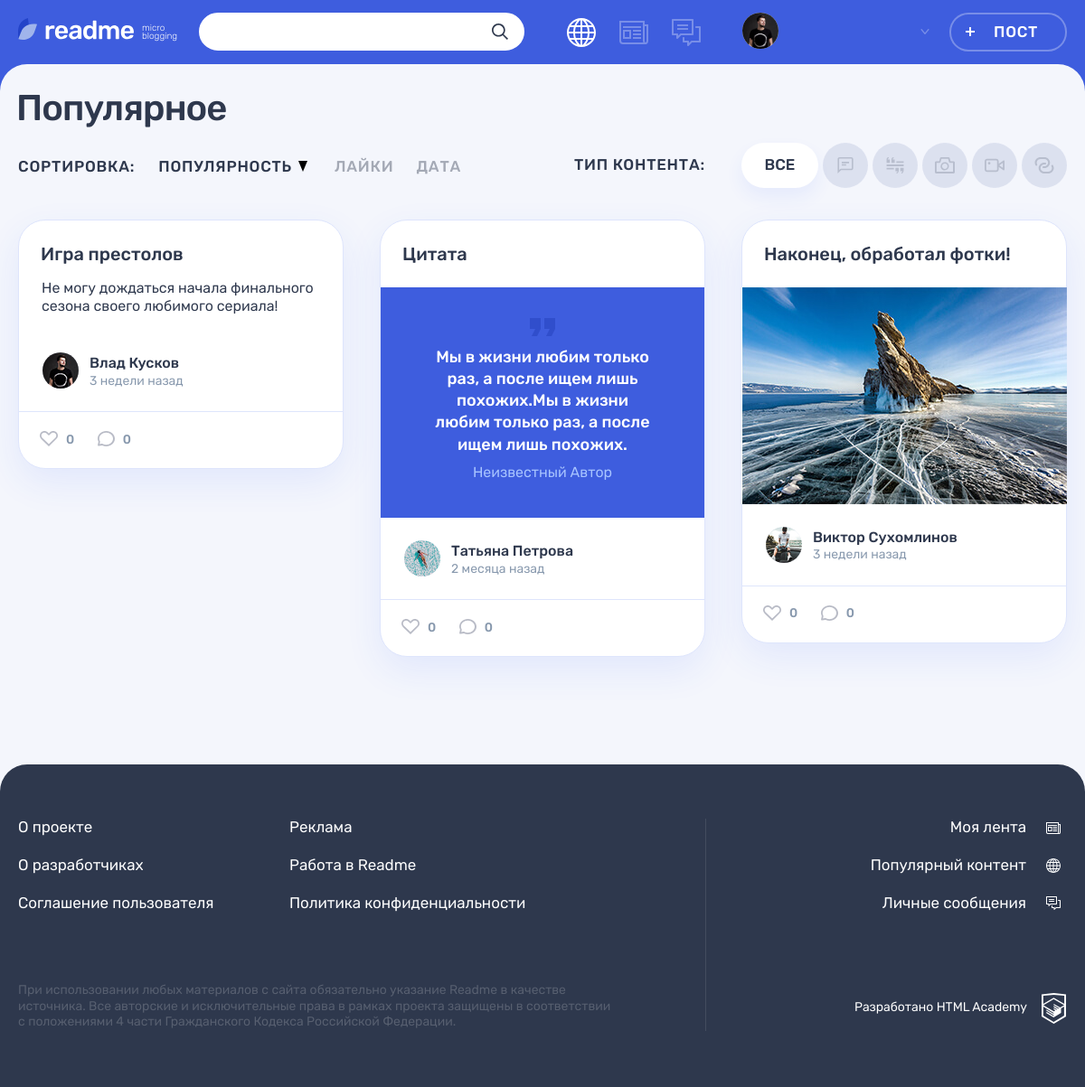
The page / on the database its author committed.
### tables this page shows
CREATE TABLE `types` (
  `id` int NOT NULL,
  `type` varchar(128) NOT NULL,
  `class_name` varchar(128) NOT NULL
);

CREATE TABLE `posts` (
  `id` int NOT NULL,
  `user_id` int NOT NULL,
  `type_id` int NOT NULL,
  `publictation_date` datetime NOT NULL DEFAULT CURRENT_TIMESTAMP,
  `title` text NOT NULL,
  `content` varchar(256) DEFAULT NULL,
  `author_quote` text,
  `img_path` varchar(128) DEFAULT NULL,
  `video_path` varchar(128) DEFAULT NULL,
  `site_path` varchar(128) DEFAULT NULL,
  `count_view` int DEFAULT NULL
);

CREATE TABLE `users` (
  `id` int NOT NULL,
  `dt_add` datetime NOT NULL DEFAULT CURRENT_TIMESTAMP,
  `email` varchar(128) NOT NULL,
  `login` varchar(64) NOT NULL,
  `password` char(32) NOT NULL,
  `avatar_path` varchar(128) DEFAULT NULL,
  `first_name` varchar(128) NOT NULL,
  `last_name` varchar(128) NOT NULL
);

### functions/db.php (called while the page is built, shortened)
<?php
function get_array_db(mysqli $connect, string $request): array
{
  $query =  mysqli_query($connect, $request);
  if($query == false) {
    print("Ошибка запроса в БД: " .  mysqli_error($connect));
    exit();
  }
  else {
    $array = mysqli_fetch_all($query, MYSQLI_ASSOC);
    return $array;
  }
};
function get_content_types(mysqli $connection): array
{
    $sql = "SELECT type, class_name FROM types";
    return get_array_db($connection, $sql);
}
function get_posts(mysqli $connection): array
{
    $sql = "SELECT
              posts.content,
              posts.title,
              posts.publictation_date,
              posts.author_quote,
              posts.img_path,
              posts.video_path,
              site_path,
              users.first_name,
              users.last_name,
              users.avatar_path,
              types.class_name
            FROM `posts`
            LEFT JOIN
              `users`
            ON
              posts.user_id = users.id
            LEFT JOIN
              `types`
            ON
              posts.type_id = types.id
            order by `count_view` DESC";
    return get_array_db($connection, $sql);
}

### templates/main.php (the view, shortened to what this page needs)
<div class="container">
        <h1 class="page__title page__title--popular">Популярное</h1>
    </div>
    <div class="popular container">
        <div class="popular__filters-wrapper">
            <div class="popular__sorting sorting">
                <b class="popular__sorting-caption sorting__caption">Сортировка:</b>
                <ul class="popular__sorting-list sorting__list">
                    <li class="sorting__item sorting__item--popular">
                        <a class="sorting__link sorting__link--active" href="#">
                            <span>Популярность</span>
                            <svg class="sorting__icon" width="10" height="12">
                                <use xlink:href="#icon-sort"></use>
                            </svg>
                        </a>
                    </li>
                    <li class="sorting__item">
                        <a class="sorting__link" href="#">
                            <span>Лайки</span>
                        </a>
                    </li>
                    <li class="sorting__item">
                        <a class="sorting__link" href="#">
                            <span>Дата</span>
                        </a>
                    </li>
                </ul>
            </div>
            <div class="popular__filters filters">
                <b class="popular__filters-caption filters__caption">Тип контента:</b>
                <ul class="popular__filters-list filters__list">
                    <li class="popular__filters-item popular__filters-item--all filters__item filters__item--all">
                        <a class="filters__button filters__button--ellipse filters__button--all filters__button--active" href="#">
                            <span>Все</span>
                        </a>
                    </li>
                    <?php foreach ($types_content as $key => $type): ?>
                    <li class="popular__filters-item filters__item">
                        <a class="filters__button filters__button--<?=$type['class_name']; ?> button" href="#">
                            <svg class="filters__icon" width="22" height="18">
                                <use xlink:href="#icon-filter-<?=$type['class_name']; ?>"></use>
                            </svg>
                        </a>
                    </li>
                    <?php endforeach; ?>
                </ul>
            </div>
        </div>
        <div class="popular__posts">
            <?php foreach ($posts as $key => $post): ?>
            <article class="popular__post post post-<?=htmlspecialchars($post['class_name']); ?>">
                <header class="post__header">
                    <h2><?=htmlspecialchars($post['title']); ?></h2>
                </header>
                <div class="post__main">
                <?php if($post['class_name'] === 'quote'):?>
                    <blockquote>
                        <p>
                            <?=htmlspecialchars($post['content']);?>
                        </p>
                    <cite><?=htmlspecialchars($post['author_quote']);?></cite>
                </blockquote>
                <?php elseif($post['class_name'] === 'text'):?>
                    <?=cutStr(htmlspecialchars($post['content']));?>
                <?php elseif($post['class_name'] === 'photo'):?>
                    <div class="post-photo__image-wrapper">
                        <img src="<?=htmlspecialchars($post['img_path']);?>" alt="Фото от пользователя" width="360" height="240">
                    </div>
                <?php endif ?>
                </div>
                <?php $publicationsDate = $post['publictation_date']?>
                <footer class="post__footer">
                    <div class="post__author">
                        <a class="post__author-link" href="#" title="<?=htmlspecialchars($post['first_name']. " " . $post['last_name'] ); ?>">
                            <div class="post__avatar-wrapper">
                                <img class="post__author-avatar" src="img/<?=htmlspecialchars($post['avatar_path']); ?>" alt="Аватар пользователя">
                            </div>
                            <div class="post__info">
                                <b class="post__author-name"><?=htmlspecialchars($post['first_name']. " " . $post['last_name'] ); ?></b>
                                <time class="post__time" title="<?=substr($publicationsDate, 0, -3)?>" datetime="<?=$publicationsDate?>"><?=relativeDate($publicationsDate) ?></time>
                            </div>
                        </a>
                    </div>
                    <div class="post__indicators">
                        <div class="post__buttons">
                            <a class="post__indicator post__indicator--likes button" href="#" title="Лайк">
                                <svg class="post__indicator-icon" width="20" height="17">
                                    <use xlink:href="#icon-heart"></use>
                                </svg>
                                <span>0</span>
                            </a>
                            <a class="post__indicator post__indicator--comments button" href="#" title="Комментарии">
                                <svg class="post__indicator-icon" width="19" height="17">
                                    <use xlink:href="#icon-comment"></use>
                                </svg>
                                <span>0</span>
                            </a>
                        </div>
                    </div>
                </footer>
            </article>
            <?php endforeach; ?>
        </div>
    </div>

### index.php (shortened to what this page needs)
<?php
$config = require 'config.php';
require_once('functions/db.php');
$is_auth = rand(0, 1);
$connection = db_connect($config["db"]["host"], $config["db"]["user"], $config["db"]["password"], $config["db"]["name"]);
$types_content = get_content_types($connection);
$posts = get_posts($connection);
function cutStr(string $str, int $length = 300) : string
{
    return "<p>{$str}</p>";
}
function get_noun_plural_form(int $number, string $one, string $two, string $many): string
{
    $number = (int)$number;
    $mod10 = $number % 10;
    $mod100 = $number % 100;
    switch (true) {
        case ($mod10 >= 2 && $mod10 <= 4):
            return $two;
    }
}
function relativeDate(string $date): string
{
    $today = new DateTime('now');
    $timePublication = new DateTime($date);
    $interval = $today->diff($timePublication);
    $days = intval($interval->format("%a"));
    $minutes = intval($interval->format("%i"));
    if($days >= 35) {
        $months = floor($days/30);
        $declensionmonths = get_noun_plural_form($months, "месяц", "месяца", "месяцев");
        return "{$months} {$declensionmonths} назад";
    }
    if($days >= 7 && $days < 35) {
        $weeks = floor($days/7);
        $declensionWeeks = get_noun_plural_form($weeks, "неделя", "недели", "недель");
        return "{$weeks} {$declensionWeeks} назад";
    }
    $declensionMinutes = get_noun_plural_form($minutes, "минута", "минуты", "минут");
    return "{$minutes} {$declensionMinutes} назад";
}
function include_template($name, array $data = [])
{
    $name = 'templates/' . $name;
    extract($data);
    require $name;
    $result = ob_get_clean();
    return $result;
}
$page_content = include_template('main.php', ['posts' => $posts, 'types_content' => $types_content]);
$layout_content = include_template('layout.php', ['is_auth' => $is_auth,'content' => $page_content, 'title' => 'readme: блог, каким он должен быть']);
print($layout_content);

### templates/layout.php (shortened to what this page needs)
<!DOCTYPE html>
<html lang="ru">
<head>
    <link rel="stylesheet" href="css/main.css">
</head>
<body class="page">
<header class="header">
    <div class="header__wrapper container">
        <div class="header__logo-wrapper">
            <a class="header__logo-link" href="main.html">
                <img class="header__logo" src="img/logo.svg" alt="Логотип readme" width="128" height="24">
            </a>
            <p class="header__topic">
                micro blogging
            </p>
        </div>
        <form class="header__search-form form" action="#" method="get">
            <div class="header__search">
                <input class="header__search-input form__input" type="search">
                <button class="header__search-button button" type="submit">
                    <svg class="header__search-icon" width="18" height="18">
                        <use xlink:href="#icon-search"></use>
                    </svg>
                </button>
            </div>
        </form>
        <div class="header__nav-wrapper">
            <?php if($is_auth === 1): ?>
            <nav class="header__nav">
                <ul class="header__my-nav">
                    <li class="header__my-page header__my-page--popular">
                        <a class="header__page-link header__page-link--active" title="Популярный контент">
                        </a>
                    </li>
                    <li class="header__my-page header__my-page--feed">
                        <a class="header__page-link" href="feed.html" title="Моя лента">
                        </a>
                    </li>
                    <li class="header__my-page header__my-page--messages">
                        <a class="header__page-link" href="messages.html" title="Личные сообщения">
                        </a>
                    </li>
                </ul>
                <ul class="header__user-nav">
                    <li class="header__profile">
                        <a class="header__profile-link" href="#">
                            <div class="header__avatar-wrapper">
                                <img class="header__profile-avatar" src="img/userpic-medium.jpg" alt="Аватар профиля">
                            </div>
                            <div class="header__profile-name">
                                <svg class="header__link-arrow" width="10" height="6">
                                    <use xlink:href="#icon-arrow-right-ad"></use>
                                </svg>
                            </div>
                        </a>
                    </li>
                    <li>
                        <a class="header__post-button button button--transparent" href="adding-post.html">Пост</a>
                    </li>
                </ul>
            </nav>
            <?php endif; ?>
        </div>
    </div>
</header>
<section class="page__main page__main--popular">
    <?= $content; ?>
</section>
<footer class="footer">
    <div class="footer__wrapper">
        <div class="footer__container container">
            <div class="footer__site-info">
                <div class="footer__site-nav">
                    <ul class="footer__info-pages">
                        <li class="footer__info-page">
                            <a class="footer__page-link" href="#">О проекте</a>
                        </li>
                        <li class="footer__info-page">
                            <a class="footer__page-link" href="#">Реклама</a>
                        </li>
                        <li class="footer__info-page">
                            <a class="footer__page-link" href="#">О разработчиках</a>
                        </li>
                        <li class="footer__info-page">
                            <a class="footer__page-link" href="#">Работа в Readme</a>
                        </li>
                        <li class="footer__info-page">
                            <a class="footer__page-link" href="#">Соглашение пользователя</a>
                        </li>
                        <li class="footer__info-page">
                            <a class="footer__page-link" href="#">Политика конфиденциальности</a>
                        </li>
                    </ul>
                </div>
                <p class="footer__license">
                    При использовании любых материалов с сайта обязательно указание Readme в качестве источника. Все авторские и исключительные права в рамках проекта защищены в соответствии с положениями 4 части Гражданского Кодекса Российской Федерации.
                </p>
            </div>
            <div class="footer__my-info">
                <ul class="footer__my-pages">
                    <li class="footer__my-page footer__my-page--feed">
                        <a class="footer__page-link" href="feed.html">Моя лента</a>
                    </li>
                    <li class="footer__my-page footer__my-page--popular">
                        <a class="footer__page-link" href="popular.html">Популярный контент</a>
                    </li>
                    <li class="footer__my-page footer__my-page--messages">
                        <a class="footer__page-link" href="messages.html">Личные сообщения</a>
                    </li>
                </ul>
                <div class="footer__copyright">
                    <a class="footer__copyright-link" href="#">
                        <span>Разработано HTML Academy</span>
                        <svg class="footer__copyright-logo" width="27" height="34">
                            <use xlink:href="#icon-htmlacademy"></use>
                        </svg>
                    </a>
                </div>
            </div>
        </div>
    </div>
</footer>
</body>
</html>

### rows shown on the page
posts: title "Игра престолов", content "Не могу дождаться начала финального сезона своего любимого сериала!", user.avatar_path (picture), user.last_name "Влад Кусков", publictation_date "3 недели назад"
posts: title "Цитата", content "Мы в жизни любим только раз, а после ищем лишь похожих.Мы в жизни любим только раз, а после ищем лишь похожих.", author_quote "Неизвестный Автор", user.avatar_path (picture), user.last_name "Татьяна Петрова", publictation_date "2 месяца назад"
posts: title "Наконец, обработал фотки!", img_path (picture), user.avatar_path (picture), user.last_name "Виктор Сухомлинов", publictation_date "3 недели назад"
